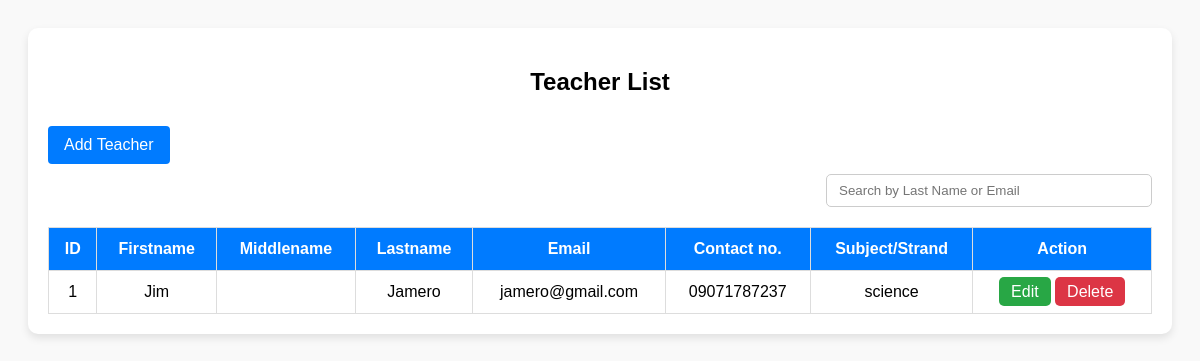
The app's page /teachers.php with its own data.
### tables this page shows
CREATE TABLE `teachers` (
  `id` int(11) NOT NULL,
  `fName` varchar(100) NOT NULL,
  `mName` varchar(100) DEFAULT NULL,
  `lName` varchar(100) NOT NULL,
  `email` varchar(100) NOT NULL,
  `contact` varchar(20) DEFAULT NULL,
  `subject` varchar(100) DEFAULT NULL
);

### teachers.php (the view, shortened to what this page needs)
<?php
include 'db.php';
$result = $conn->query("SELECT * FROM teachers");
?>
<!DOCTYPE html>
<html lang="en">
<head>
  <link rel="stylesheet" href="addstudent.css">
</head>
<body>
  <div class="container">
    <h2>Teacher List</h2>
    <a href="add_teacher.php" class="btn btn-add-teacher">Add Teacher</a>
    <div class="search-bar">
      <input type="text" id="searchInput" placeholder="Search by Last Name or Email" onkeyup="searchTable()">
    </div>
    <table id="studentTable">
      <thead>
        <tr>
          <th>ID</th>
          <th>Firstname</th>
          <th>Middlename</th>
          <th>Lastname</th>
          <th>Email</th>
          <th>Contact no.</th>
          <th>Subject/Strand</th>
          <th>Action</th>
        </tr>
      </thead>
      <tbody>
        <?php while ($row = $result->fetch_assoc()): ?>
        <tr>
          <td><?= htmlspecialchars($row['id']) ?></td>
          <td><?= htmlspecialchars($row['fName']) ?></td>
          <td><?= htmlspecialchars($row['mName']) ?></td>
          <td><?= htmlspecialchars($row['lName']) ?></td>
          <td><?= htmlspecialchars($row['email']) ?></td>
          <td><?= htmlspecialchars($row['contact']) ?></td>
          <td><?= htmlspecialchars($row['subject']) ?></td>
          <td>
            <a href="#" class="btn btn-edit" data-id="<?= $row['id'] ?>">Edit</a>
            <a href="?delete_id=<?= $row['id'] ?>" class="btn btn-delete" onclick="return confirm('Are you sure you want to delete this teacher?')">Delete</a>
          </td>
        </tr>
        <?php endwhile; ?>
      </tbody>
    </table>
  </div>
</body>
</html>

### addstudent.css (style rules this page uses)
body { font-family: Arial, sans-serif; padding: 20px; background-color: #f9f9f9; }
.container { max-width: 1200px; margin: auto; background-color: white; padding: 20px; border-radius: 10px; box-shadow: 0 4px 8px rgba(0,0,0,0.1); }
h2 { text-align: center; margin-bottom: 20px; }
.search-bar { margin-bottom: 20px; text-align: right; }
.search-bar input { padding: 8px 12px; width: 300px; border: 1px solid #ccc; border-radius: 5px; }
table { width: 100%; border-collapse: collapse; }
th, td { padding: 12px; border: 1px solid #ddd; text-align: center; }
th { background-color: #007BFF; color: white; }
.btn { padding: 6px 12px; border: none; border-radius: 5px; cursor: pointer; color: white; text-decoration: none; }
.btn-edit { background-color: #28a745; }
.btn-delete { background-color: #dc3545; }
.container { position: relative; }
.btn-add-teacher { display: inline-block; padding: 10px 16px; margin: 10px 0; background-color: #007bff; color: white; text-decoration: none; border-radius: 4px; }

### records on screen
teachers: id "1", fName "Jim", lName "Jamero", email "jamero@gmail.com", contact "09071787237", subject "science"
